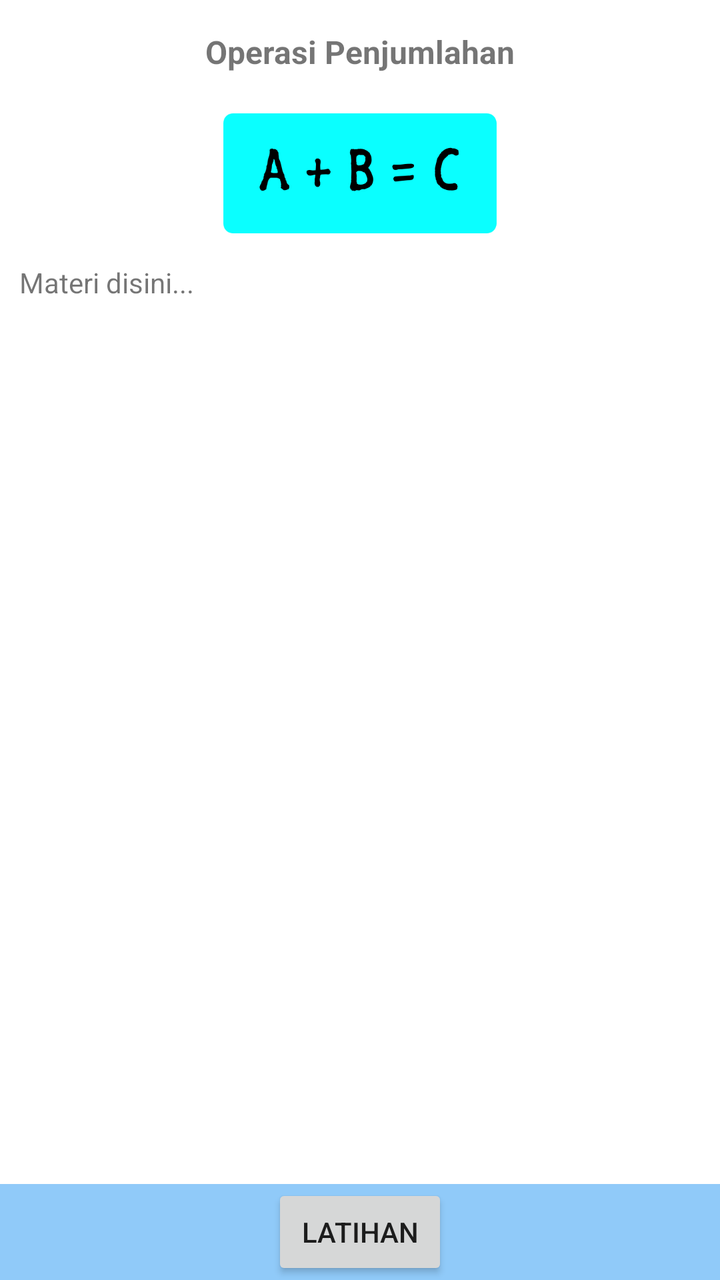
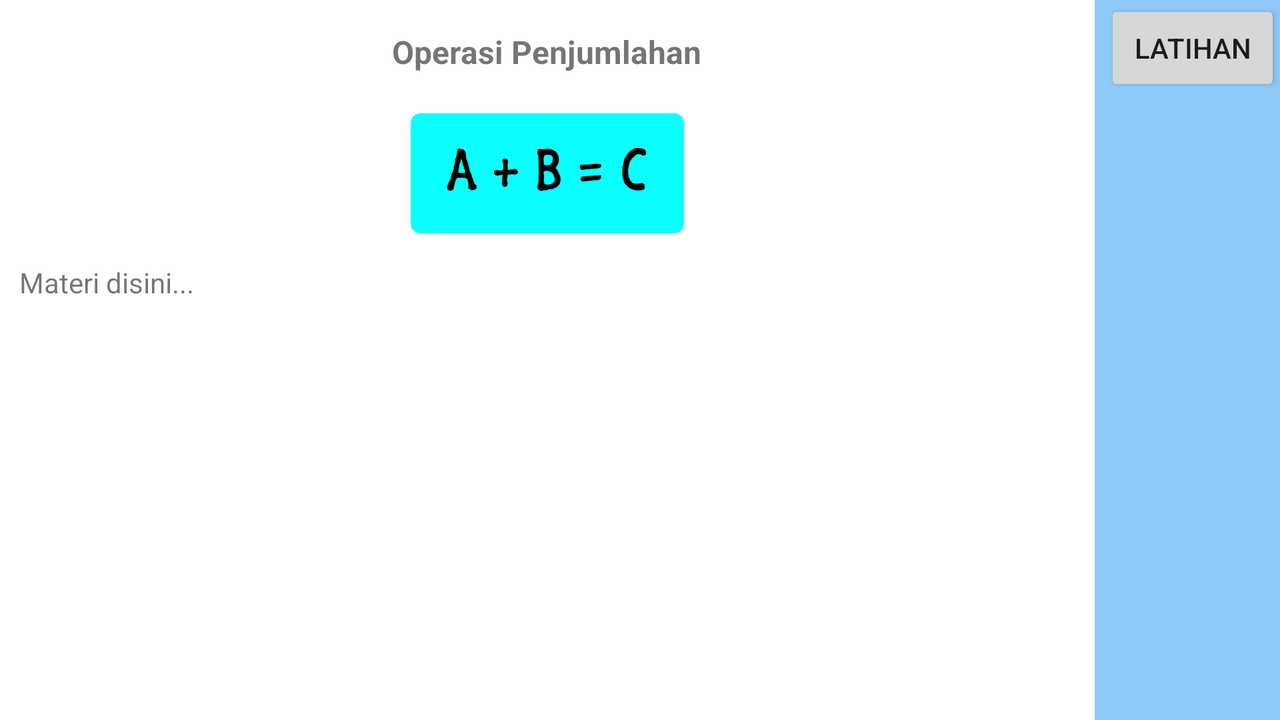

First picture: res/layout/ on a phone held upright. Second picture: the repository's own variant of that layout, on a device whose configuration matches the variant's folder. Source for both follows.
<!-- AndroidManifest.xml: application theme AppTheme -->
<!-- res/layout/activity_menu_tambah.xml -->
<?xml version="1.0" encoding="utf-8"?>
<LinearLayout xmlns:android="http://schemas.android.com/apk/res/android"
    xmlns:tools="http://schemas.android.com/tools"
    android:layout_width="match_parent"
    android:layout_height="match_parent"
    android:paddingBottom="@dimen/activity_vertical_margin"
    android:paddingLeft="@dimen/activity_horizontal_margin"
    android:paddingRight="@dimen/activity_horizontal_margin"
    android:paddingTop="@dimen/activity_vertical_margin"
    android:orientation="vertical"
    style="@style/Main"
    android:gravity="center_horizontal"
    tools:context="com.digitcreativestudio.berhitung.MenuTambahActivity">

    <LinearLayout
        android:layout_width="match_parent"
        android:layout_height="0dp"
        android:layout_weight="1"
        android:background="@android:color/white"
        android:scrollbars="vertical"
        android:id="@+id/menu"
        android:orientation="vertical">

        <TextView
            android:layout_width="wrap_content"
            android:layout_height="wrap_content"
            android:layout_gravity="center"
            style="@style/HeaderTextStyle"
            android:text="Operasi Penjumlahan"/>
        <ImageView
            android:layout_width="wrap_content"
            android:layout_height="70dp"
            android:padding="5dp"
            android:layout_gravity="center"
            android:scaleType="centerInside"
            android:src="@drawable/tambah"/>
        <TextView
            android:layout_width="wrap_content"
            android:layout_height="wrap_content"
            style="@style/MateriBerhitung"
            android:id="@+id/materi"
            android:gravity="fill_vertical"
            android:text="Materi disini..."/>

    </LinearLayout>

    <RelativeLayout
        android:layout_width="match_parent"
        android:layout_height="wrap_content">

        <Button
            android:layout_width="wrap_content"
            android:layout_height="wrap_content"
            android:text="Latihan"
            android:layout_alignParentRight="false"
            android:id="@+id/latihan_tambah"
            android:layout_centerHorizontal="true" />

    </RelativeLayout>

</LinearLayout>
<!-- resources referenced by this layout -->
<resources>
  <!-- drawable tambah: png bitmap (drawable, 10950 bytes) -->
  <style name="HeaderTextStyle">
          <item name="android:textSize">16sp</item>
          <item name="android:textStyle">bold</item>
          <item name="android:padding">15dp</item>
      </style>
  <style name="Main">
          <item name="android:background">#90caf9</item>
      </style>
  <style name="MateriBerhitung">
          <item name="android:padding">10dp</item>
          <item name="android:textSize">14sp</item>
      </style>
  <style name="AppTheme" parent="Theme.AppCompat.Light.DarkActionBar">
          
          <item name="colorPrimary">#1e88e5</item>
          <item name="colorPrimaryDark">#1565c0</item>
          <item name="colorAccent">#42a5f5</item>
      </style>
</resources>
<!-- res/layout-land/activity_menu_tambah.xml (the repository's variant of the layout above) -->
<!-- drawn on the phone turned sideways -->
<?xml version="1.0" encoding="utf-8"?>
<LinearLayout xmlns:android="http://schemas.android.com/apk/res/android"
    xmlns:tools="http://schemas.android.com/tools"
    android:layout_width="match_parent"
    android:layout_height="match_parent"
    android:paddingBottom="@dimen/activity_vertical_margin"
    android:paddingLeft="@dimen/activity_horizontal_margin"
    android:paddingRight="@dimen/activity_horizontal_margin"
    android:paddingTop="@dimen/activity_vertical_margin"
    android:orientation="horizontal"
    style="@style/Main"
    android:gravity="center_horizontal"
    tools:context="com.digitcreativestudio.berhitung.MenuTambahActivity">

    <LinearLayout
        android:layout_width="0dp"
        android:layout_height="match_parent"
        android:layout_weight="1"
        android:background="@android:color/white"
        android:scrollbars="vertical"
        android:id="@+id/menu"
        android:orientation="vertical">

        <TextView
            android:layout_width="wrap_content"
            android:layout_height="wrap_content"
            android:layout_gravity="center"
            style="@style/HeaderTextStyle"
            android:text="Operasi Penjumlahan"/>
        <ImageView
            android:layout_width="wrap_content"
            android:layout_height="70dp"
            android:padding="5dp"
            android:layout_gravity="center"
            android:scaleType="centerInside"
            android:src="@drawable/tambah"/>
        <TextView
            android:layout_width="wrap_content"
            android:layout_height="wrap_content"
            style="@style/MateriBerhitung"
            android:id="@+id/materi"
            android:gravity="fill_vertical"
            android:text="Materi disini..."/>

    </LinearLayout>

    <Button
        android:layout_width="wrap_content"
        android:layout_height="wrap_content"
        android:text="Latihan"
        android:layout_alignParentRight="false"
        android:layout_marginLeft="5dp"
        android:id="@+id/latihan_tambah"
        android:layout_centerHorizontal="true" />

</LinearLayout>
